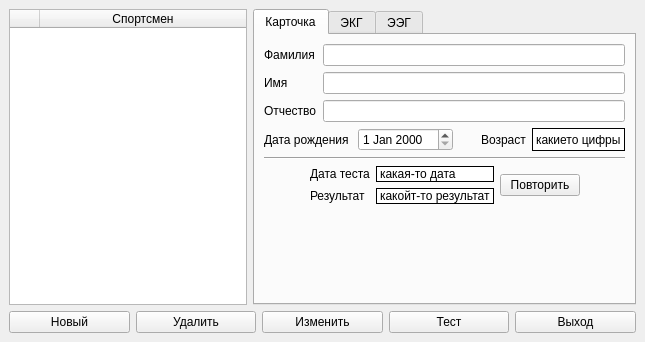
<?xml version="1.0" encoding="UTF-8"?>
<ui version="4.0">
 <class>MainWindow</class>
 <widget class="QMainWindow" name="MainWindow">
  <property name="geometry">
   <rect>
    <x>0</x>
    <y>0</y>
    <width>645</width>
    <height>342</height>
   </rect>
  </property>
  <property name="windowTitle">
   <string>MainWindow</string>
  </property>
  <widget class="QWidget" name="centralwidget">
   <layout class="QVBoxLayout" name="verticalLayout">
    <item>
     <layout class="QHBoxLayout" name="horizontalLayout">
      <item>
       <widget class="QTableWidget" name="tableWidget">
        <attribute name="horizontalHeaderMinimumSectionSize">
         <number>10</number>
        </attribute>
        <attribute name="horizontalHeaderDefaultSectionSize">
         <number>30</number>
        </attribute>
        <attribute name="horizontalHeaderStretchLastSection">
         <bool>true</bool>
        </attribute>
        <attribute name="verticalHeaderVisible">
         <bool>false</bool>
        </attribute>
        <column>
         <property name="text">
          <string/>
         </property>
         <property name="foreground">
          <brush brushstyle="NoBrush">
           <color alpha="255">
            <red>0</red>
            <green>0</green>
            <blue>0</blue>
           </color>
          </brush>
         </property>
        </column>
        <column>
         <property name="text">
          <string>Спортсмен</string>
         </property>
        </column>
       </widget>
      </item>
      <item>
       <widget class="QTabWidget" name="tab">
        <property name="currentIndex">
         <number>0</number>
        </property>
        <widget class="QWidget" name="card">
         <attribute name="title">
          <string>Карточка</string>
         </attribute>
         <layout class="QVBoxLayout" name="verticalLayout_4">
          <item>
           <layout class="QFormLayout" name="formLayout">
            <item row="0" column="0">
             <widget class="QLabel" name="secondNameLable">
              <property name="enabled">
               <bool>true</bool>
              </property>
              <property name="text">
               <string>Фамилия</string>
              </property>
             </widget>
            </item>
            <item row="0" column="1">
             <widget class="QLineEdit" name="secondNameEdit"/>
            </item>
            <item row="1" column="0">
             <widget class="QLabel" name="nameLable">
              <property name="text">
               <string>Имя</string>
              </property>
             </widget>
            </item>
            <item row="1" column="1">
             <widget class="QLineEdit" name="nameEdit"/>
            </item>
            <item row="2" column="0">
             <widget class="QLabel" name="middleNameLable">
              <property name="text">
               <string>Отчество</string>
              </property>
             </widget>
            </item>
            <item row="2" column="1">
             <widget class="QLineEdit" name="middleNameEdit"/>
            </item>
           </layout>
          </item>
          <item>
           <layout class="QHBoxLayout" name="horizontalLayout_7">
            <item>
             <widget class="QLabel" name="birthdayLable">
              <property name="text">
               <string>Дата рождения </string>
              </property>
             </widget>
            </item>
            <item>
             <widget class="QDateEdit" name="birthdayEdit"/>
            </item>
            <item>
             <spacer name="horizontalSpacer">
              <property name="orientation">
               <enum>Qt::Horizontal</enum>
              </property>
              <property name="sizeHint" stdset="0">
               <size>
                <width>40</width>
                <height>20</height>
               </size>
              </property>
             </spacer>
            </item>
            <item>
             <widget class="QLabel" name="ageLable">
              <property name="text">
               <string>Возраст</string>
              </property>
             </widget>
            </item>
            <item>
             <widget class="QLabel" name="ageNumberLable">
              <property name="styleSheet">
               <string notr="true">background-color: rgb(255, 255, 255);
</string>
              </property>
              <property name="frameShape">
               <enum>QFrame::Box</enum>
              </property>
              <property name="text">
               <string>какието цифры</string>
              </property>
             </widget>
            </item>
           </layout>
          </item>
          <item>
           <widget class="Line" name="line">
            <property name="orientation">
             <enum>Qt::Horizontal</enum>
            </property>
           </widget>
          </item>
          <item>
           <layout class="QHBoxLayout" name="horizontalLayout_8">
            <item>
             <spacer name="horizontalSpacer_3">
              <property name="orientation">
               <enum>Qt::Horizontal</enum>
              </property>
              <property name="sizeHint" stdset="0">
               <size>
                <width>40</width>
                <height>20</height>
               </size>
              </property>
             </spacer>
            </item>
            <item>
             <layout class="QFormLayout" name="formLayout_3">
              <item row="0" column="0">
               <widget class="QLabel" name="testLable">
                <property name="text">
                 <string>Дата теста</string>
                </property>
               </widget>
              </item>
              <item row="0" column="1">
               <widget class="QLabel" name="testDateLable">
                <property name="styleSheet">
                 <string notr="true">background-color: rgb(255, 255, 255);</string>
                </property>
                <property name="frameShape">
                 <enum>QFrame::Box</enum>
                </property>
                <property name="text">
                 <string>какая-то дата</string>
                </property>
               </widget>
              </item>
              <item row="1" column="0">
               <widget class="QLabel" name="resultLable">
                <property name="text">
                 <string>Результат</string>
                </property>
               </widget>
              </item>
              <item row="1" column="1">
               <widget class="QLabel" name="resultTextLable">
                <property name="styleSheet">
                 <string notr="true">background-color: rgb(255, 255, 255);</string>
                </property>
                <property name="frameShape">
                 <enum>QFrame::Box</enum>
                </property>
                <property name="text">
                 <string>какойт-то результат</string>
                </property>
               </widget>
              </item>
             </layout>
            </item>
            <item>
             <widget class="QPushButton" name="repeatButton">
              <property name="text">
               <string>Повторить</string>
              </property>
             </widget>
            </item>
            <item>
             <spacer name="horizontalSpacer_2">
              <property name="orientation">
               <enum>Qt::Horizontal</enum>
              </property>
              <property name="sizeHint" stdset="0">
               <size>
                <width>40</width>
                <height>20</height>
               </size>
              </property>
             </spacer>
            </item>
           </layout>
          </item>
          <item>
           <spacer name="verticalSpacer">
            <property name="orientation">
             <enum>Qt::Vertical</enum>
            </property>
            <property name="sizeHint" stdset="0">
             <size>
              <width>20</width>
              <height>40</height>
             </size>
            </property>
           </spacer>
          </item>
         </layout>
        </widget>
        <widget class="QWidget" name="ecg">
         <attribute name="title">
          <string>ЭКГ</string>
         </attribute>
         <layout class="QVBoxLayout" name="verticalLayout_3">
          <item>
           <widget class="QGraphicsView" name="canvasECG"/>
          </item>
          <item>
           <spacer name="verticalSpacer_2">
            <property name="orientation">
             <enum>Qt::Vertical</enum>
            </property>
            <property name="sizeHint" stdset="0">
             <size>
              <width>20</width>
              <height>40</height>
             </size>
            </property>
           </spacer>
          </item>
         </layout>
        </widget>
        <widget class="QWidget" name="eeg">
         <attribute name="title">
          <string>ЭЭГ</string>
         </attribute>
         <layout class="QVBoxLayout" name="verticalLayout_5">
          <item>
           <widget class="QGraphicsView" name="canvasEEG"/>
          </item>
          <item>
           <spacer name="verticalSpacer_3">
            <property name="orientation">
             <enum>Qt::Vertical</enum>
            </property>
            <property name="sizeHint" stdset="0">
             <size>
              <width>20</width>
              <height>40</height>
             </size>
            </property>
           </spacer>
          </item>
         </layout>
        </widget>
       </widget>
      </item>
     </layout>
    </item>
    <item>
     <layout class="QHBoxLayout" name="horizontalLayout_2">
      <item>
       <widget class="QPushButton" name="newUserButton">
        <property name="text">
         <string>Новый</string>
        </property>
       </widget>
      </item>
      <item>
       <widget class="QPushButton" name="deleteUserButton">
        <property name="text">
         <string>Удалить</string>
        </property>
       </widget>
      </item>
      <item>
       <widget class="QPushButton" name="updateUserButton">
        <property name="text">
         <string>Изменить</string>
        </property>
       </widget>
      </item>
      <item>
       <widget class="QPushButton" name="testButton">
        <property name="text">
         <string>Тест</string>
        </property>
       </widget>
      </item>
      <item>
       <widget class="QPushButton" name="exitButton">
        <property name="text">
         <string>Выход</string>
        </property>
       </widget>
      </item>
     </layout>
    </item>
   </layout>
  </widget>
 </widget>
 <tabstops>
  <tabstop>tab</tabstop>
  <tabstop>secondNameEdit</tabstop>
  <tabstop>nameEdit</tabstop>
  <tabstop>middleNameEdit</tabstop>
  <tabstop>birthdayEdit</tabstop>
  <tabstop>repeatButton</tabstop>
  <tabstop>newUserButton</tabstop>
  <tabstop>deleteUserButton</tabstop>
  <tabstop>updateUserButton</tabstop>
  <tabstop>testButton</tabstop>
  <tabstop>exitButton</tabstop>
  <tabstop>canvasECG</tabstop>
  <tabstop>canvasEEG</tabstop>
 </tabstops>
 <resources/>
 <connections>
  <connection>
   <sender>secondNameEdit</sender>
   <signal>editingFinished()</signal>
   <receiver>nameEdit</receiver>
   <slot>setFocus()</slot>
   <hints>
    <hint type="sourcelabel">
     <x>441</x>
     <y>56</y>
    </hint>
    <hint type="destinationlabel">
     <x>442</x>
     <y>83</y>
    </hint>
   </hints>
  </connection>
  <connection>
   <sender>nameEdit</sender>
   <signal>editingFinished()</signal>
   <receiver>middleNameEdit</receiver>
   <slot>setFocus()</slot>
   <hints>
    <hint type="sourcelabel">
     <x>358</x>
     <y>86</y>
    </hint>
    <hint type="destinationlabel">
     <x>361</x>
     <y>106</y>
    </hint>
   </hints>
  </connection>
  <connection>
   <sender>middleNameEdit</sender>
   <signal>editingFinished()</signal>
   <receiver>birthdayEdit</receiver>
   <slot>setFocus()</slot>
   <hints>
    <hint type="sourcelabel">
     <x>395</x>
     <y>109</y>
    </hint>
    <hint type="destinationlabel">
     <x>389</x>
     <y>140</y>
    </hint>
   </hints>
  </connection>
  <connection>
   <sender>exitButton</sender>
   <signal>clicked()</signal>
   <receiver>MainWindow</receiver>
   <slot>close()</slot>
   <hints>
    <hint type="sourcelabel">
     <x>546</x>
     <y>294</y>
    </hint>
    <hint type="destinationlabel">
     <x>980</x>
     <y>284</y>
    </hint>
   </hints>
  </connection>
 </connections>
</ui>
